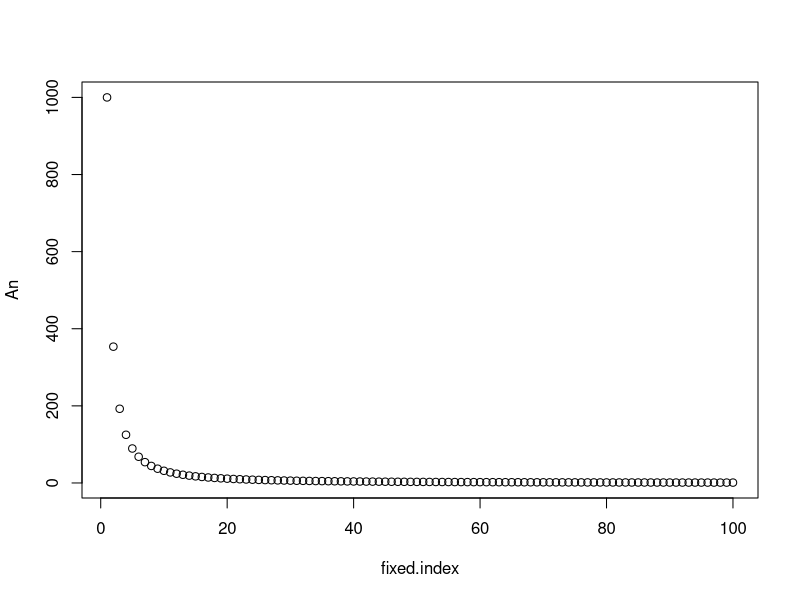
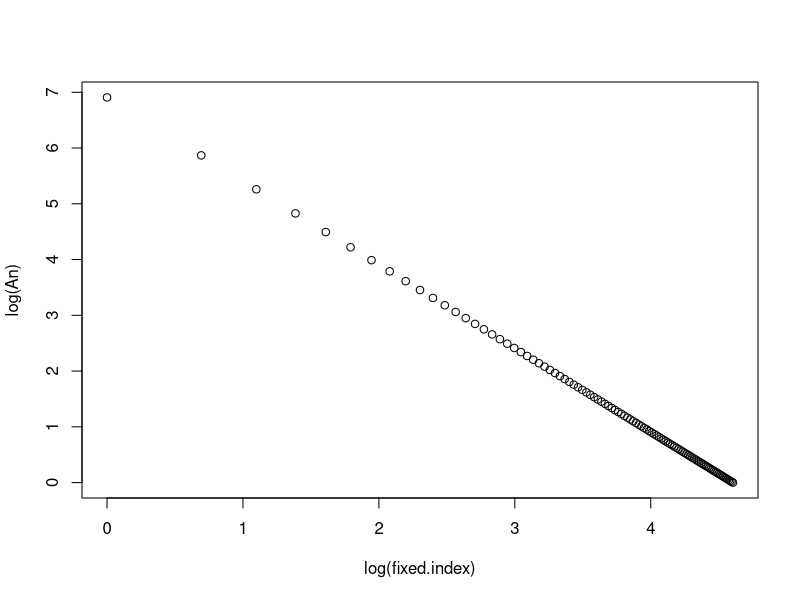
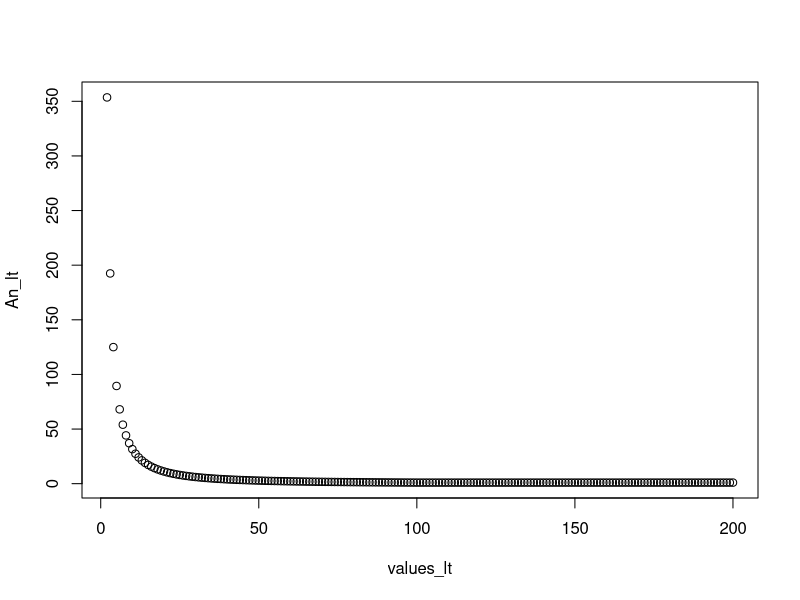
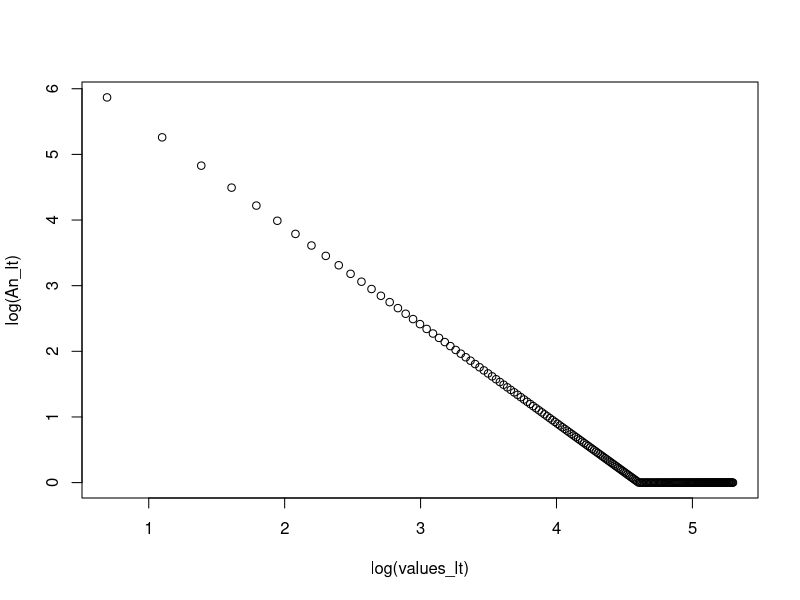

Recreate these plots in R, in order. (Note: this script raises an error after producing the figures.)
## Estimate openness from simulated curves with deviations from the power law (I)
#     * Add constant distribution to the tail of a power law curve
#
# Written by Carlos Valiente-Mullor
#
# Usage:
#       Rscript power_law_deviations_1.R.R
#

# Libs
library(reshape2)
library(ggplot2)
library(minpack.lm)

# Paths
outpath="path/to/output/dir"

### 1. Generate power-law distribution ###

# Parameters of the model (power-law)
# C=1000, a=1.5, N=100 -> last Delta(n) value=1
C = 1000   # constant
a = 1.5
sample_size = 100 # N
fixed.index = seq(sample_size) # vector of N values

# ==> Values to simulate open pangenome <==
# a = 0.8
# sample_size = 4000
# fixed.index = seq(sample_size) # vector of N values

# Compute An values with power-law formula
values = fixed.index
An = C * values^(-a)

# Plots to explore data
plot( fixed.index, An ) # plot rarefaction curve
plot( log(fixed.index), log(An) ) # plot log-log curve

# Remove 1st value
An = An[2:sample_size]

## 1.2 Estimate alpha from original curve ##
x.all = values[2:sample_size]
y.all = An

# Linearized method
fitHeaps <- lm(log(y.all) ~ log(x.all), na.action = na.exclude)
linear_hl.all = summary(fitHeaps)
linear_hl.all.alpha = -1*(linear_hl.all$coefficients[2])

linear_hl.all.alpha

# Minimum squares method
control1 = nls.control(maxiter=1000, tol=1e-05, warnOnly = T)
fitM = try( nlsLM(y.all ~ k*x.all^power, start = list(power = 1, k = 1),
                control = control1, na.action=na.exclude))
model_result = summary(fitM)
model_result.alpha = -1*(model_result$parameters[1])
model_result.se = model_result$parameters[3]

model_result.alpha

### 2. Add tail of Delta(n)=1 ###

tail_size = 100
An_lt = c(An, rep(1, tail_size))

values_lt = seq(2, sample_size+tail_size) # index/N including An=1 observations

# Plots to explore data
plot( values_lt, An_lt )           # plot rarefaction curve
plot( log(values_lt), log(An_lt) ) # plot log-log curve


### 3. Compute alpha with total N ###
x.all = values_lt
y.all = An_lt

# Linearized method, lm
fitHeaps <- lm(log(y.all) ~ log(x.all), na.action = na.exclude)
linear_hl.all = summary(fitHeaps)
linear_hl.all.alpha = -1*(linear_hl.all$coefficients[2])

linear_hl.all.alpha

# Minimum squares method, nlsLM

control1 = nls.control(maxiter=1000, tol=1e-05, warnOnly = T)
fitM = try( nlsLM(y.all ~ k*x.all^power, start = list(power = 1, k = 1),
                control = control1, na.action=na.exclude))
model_result = summary(fitM)
model_result.alpha = -1*(model_result$parameters[1])
model_result.se = model_result$parameters[3]

model_result.alpha

### 4. Compute alpha with incremental N values ###
res.def.med = c()
data_curve.med = list()

res.def.med.nls = c()

for (i in seq(2, length(values_lt))) {
  # Data for incremental N values
  x.med = values_lt[1:i]
  y.med = An_lt[1:i]
  
  y.med[y.med == 0] <- NA
  
  data_curve.med[[(i-1)]] = cbind(x.med, y.med)
  
  ## Heaps' law (power law) - linear; ln
  fitHeaps <- try( lm(log(y.med) ~ log(x.med), na.action = na.exclude) )

  if ( class(fitHeaps) != "try-error" ) {
    fit_res = summary(fitHeaps)
    fit_res.alpha = -1*(fit_res$coefficients[2])
    fit_res.se = fit_res$coefficients[4]

    # results df - alpha values
    res = c("Simulated An values (lm)", i, values_lt[i], fit_res.alpha, fit_res.se)
    names(res) = c("method", "index", "N", "alpha", "SE")

    res.def.med = rbind(res.def.med, res)
  }
  
  ## Heaps' law (power law) - nlsLM
  control1 = nls.control(maxiter=1000, tol=1e-05, warnOnly = T)
  fitM = try( nlsLM(y.med ~ k*x.med^power, start = list(power = 1, k = 1),
                  control = control1, na.action=na.exclude))
    
  if ( class(fitHeaps) != "try-error" ) {
    model_result = summary(fitM)
    model_result.alpha = -1*(model_result$parameters[1])
    model_result.se = model_result$parameters[3]
    
    # results df - alpha values
    res = c("Simulated An values (nlsLM)", i, values_lt[i], model_result.alpha, model_result.se)
    names(res) = c("method", "index", "N", "alpha", "SE")
    
    res.def.med.nls = rbind(res.def.med.nls, res)
  }
  
}


# Datasets
a_perN.med = as.data.frame(res.def.med)
a_perN.med[,2] = as.numeric(a_perN.med[,2])
a_perN.med[,3] = as.numeric(a_perN.med[,3])
a_perN.med[,4] = as.numeric(a_perN.med[,4])
a_perN.med[,5] = as.numeric(a_perN.med[,5])

a_perN.med.nls = as.data.frame(res.def.med.nls)
a_perN.med.nls[,2] = as.numeric(a_perN.med.nls[,2])
a_perN.med.nls[,3] = as.numeric(a_perN.med.nls[,3])
a_perN.med.nls[,4] = as.numeric(a_perN.med.nls[,4])
a_perN.med.nls[,5] = as.numeric(a_perN.med.nls[,5])

# Write alpha results
# lm
rownames(a_perN.med) = NULL

mytable = paste0(outpath, "simulated_", a, ".results.alpha_perN_lm.csv")
write.csv(a_perN.med, mytable, row.names = F)

# nlsLM
rownames(a_perN.med.nls) = NULL

mytable = paste0(outpath, "simulated_", a, ".results.alpha_perN_nlsLM.csv")
write.csv(a_perN.med.nls, mytable, row.names = F)


## Plots
# plot alpha-vs-N

# lm
curve.med = ggplot(a_perN.med, aes(x=N, y=alpha)) + geom_point()

myplot.med = paste0(outpath, "simulated_", a, ".plot.alpha_perN_lm.png")
ggsave(myplot.med, plot=curve.med, width = 7.22, height = 7.22)

# nlsLM
curve.med.nls = ggplot(a_perN.med.nls, aes(x=N, y=alpha)) + geom_point()

myplot.med.nls = paste0(outpath, "simulated_", a, ".plot.alpha_perN_nlsLM.png")
ggsave(myplot.med.nls, plot=curve.med.nls, width = 7.22, height = 7.22)


# Log-log curve data + Alpha
log_curve.med = lapply(data_curve.med, log)

# lm
log.med.outpath = paste0(outpath, "simulated_", a, ".alpha_log-log.alpha_perN_lm.pdf")
list4 = list()
for (i in 1:length(log_curve.med)){
  lbl = paste0("\u03b1 = ", round(a_perN.med$alpha[i],3)) +
  list4[[i]] <- ggplot(as.data.frame(log_curve.med[[i]]), aes(x=x.med, y=y.med)) + 
    geom_point() + 
    geom_smooth(method="lm", se=F) +
    xlim(0, 9) + ylim(-0.5, 6.5) +
    annotate("text", x=5, y=5, 
             label = lbl, 
             size=7, color="black")
}

# save w/ cairo_pdf in order to print "alpha" character
grDevices::cairo_pdf(filename = log.med.outpath, onefile = T)
list4
dev.off()

# nlsLM
log.med.outpath = paste0(outpath, "simulated_", a, ".alpha_log-log.alpha_perN_nlsLM.pdf")
list4 = list()
for (i in 1:length(log_curve.med)){
  lbl = paste0("\u03b1 = ", round(a_perN.med.nls$alpha[i],3)) +
  list4[[i]] <- ggplot(as.data.frame(log_curve.med[[i]]), aes(x=x.med, y=y.med)) + 
    geom_point() + 
    geom_smooth(method="lm", se=F) +
    xlim(0, 9) + ylim(-0.5, 6.5) +
    annotate("text", x=5, y=5, 
             label = lbl, 
             size=7, color="black")
}

# (save w/ cairo_pdf in order to print "alpha" character)
grDevices::cairo_pdf(filename = log.med.outpath, onefile = T)
list4
dev.off()
